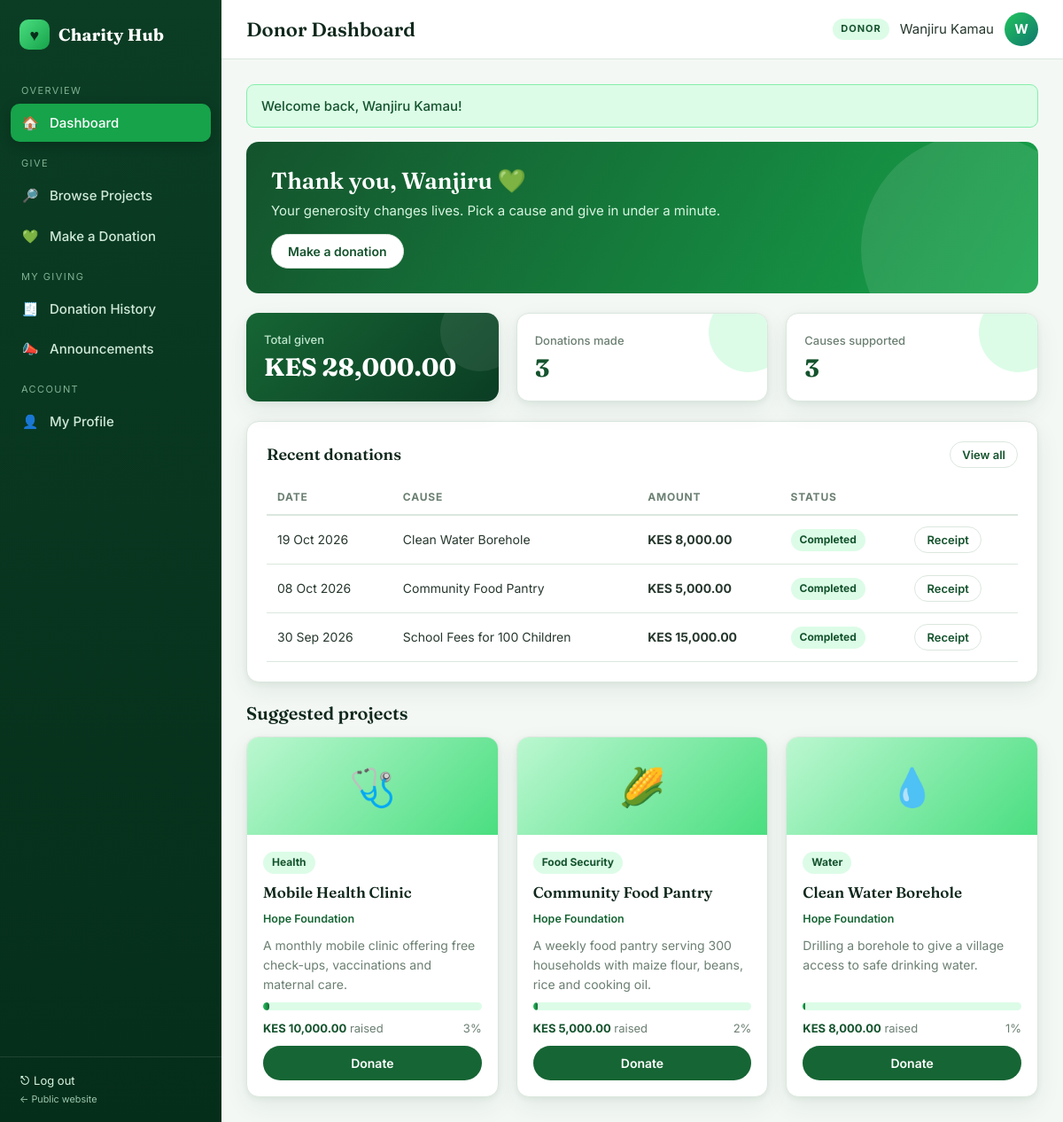
The app's page /donor/dashboard.php (signed in) with its own data.
### tables this page shows
CREATE TABLE donations (
  donation_id INT AUTO_INCREMENT PRIMARY KEY,
  donor_id INT NOT NULL,
  org_id INT NOT NULL,
  project_id INT NULL,
  amount DECIMAL(12,2) NOT NULL,
  payment_method ENUM('M-Pesa','Card','Bank Transfer','Cash') NOT NULL DEFAULT 'M-Pesa',
  reference VARCHAR(40) NOT NULL,
  message VARCHAR(255) NULL,
  anonymous TINYINT(1) NOT NULL DEFAULT 0,
  status ENUM('COMPLETED','PENDING') NOT NULL DEFAULT 'COMPLETED',
  created_at TIMESTAMP DEFAULT CURRENT_TIMESTAMP,
  FOREIGN KEY (donor_id) REFERENCES users(user_id) ON DELETE CASCADE,
  FOREIGN KEY (org_id) REFERENCES organizations(org_id) ON DELETE CASCADE,
  FOREIGN KEY (project_id) REFERENCES projects(project_id) ON DELETE SET NULL
);

CREATE TABLE projects (
  project_id INT AUTO_INCREMENT PRIMARY KEY,
  org_id INT NOT NULL,
  title VARCHAR(200) NOT NULL,
  description TEXT NOT NULL,
  category VARCHAR(60) NOT NULL DEFAULT 'General',
  target_amount DECIMAL(12,2) NOT NULL DEFAULT 0,
  start_date DATE NULL,
  end_date DATE NULL,
  status ENUM('PLANNED','ONGOING','COMPLETED','ON_HOLD') NOT NULL DEFAULT 'ONGOING',
  created_at TIMESTAMP DEFAULT CURRENT_TIMESTAMP,
  FOREIGN KEY (org_id) REFERENCES organizations(org_id) ON DELETE CASCADE
);

CREATE TABLE organizations (
  org_id INT AUTO_INCREMENT PRIMARY KEY,
  user_id INT NOT NULL,
  organization_name VARCHAR(200) NOT NULL,
  description TEXT NULL,
  location VARCHAR(150) NULL,
  verification_status ENUM('PENDING','VERIFIED','REJECTED') NOT NULL DEFAULT 'PENDING',
  created_at TIMESTAMP DEFAULT CURRENT_TIMESTAMP,
  FOREIGN KEY (user_id) REFERENCES users(user_id) ON DELETE CASCADE
);

### donor/dashboard.php (the view, shortened to what this page needs)
<?php
require_once __DIR__ . '/../includes/bootstrap.php';
$id = current_user()['id'];
$tot = db_val("SELECT COALESCE(SUM(amount),0) FROM donations WHERE donor_id=? AND status='COMPLETED'", [$id]);
$cnt = db_val("SELECT COUNT(*) FROM donations WHERE donor_id=?", [$id]);
$causes = db_val("SELECT COUNT(DISTINCT COALESCE(project_id, -org_id)) FROM donations WHERE donor_id=?", [$id]);
$recent = db_all("SELECT d.*, o.organization_name, p.title FROM donations d JOIN organizations o ON o.org_id=d.org_id LEFT JOIN projects p ON p.project_id=d.project_id WHERE d.donor_id=? ORDER BY d.created_at DESC LIMIT 5", [$id]);
$feat = db_all("SELECT p.*, o.organization_name, (SELECT COALESCE(SUM(amount),0) FROM donations d WHERE d.project_id=p.project_id AND d.status='COMPLETED') raised FROM projects p JOIN organizations o ON o.org_id=p.org_id WHERE o.verification_status='VERIFIED' AND p.status IN ('ONGOING','PLANNED') ORDER BY RAND() LIMIT 3");
include __DIR__ . '/../includes/header.php';
?>
<div class="hero-banner"><h2>Thank you, <?= e(explode(' ', current_user()['name'])[0]) ?> 💚</h2><p>Your generosity changes lives. Pick a cause and give in under a minute.</p>
  <p style="margin-top:14px"><a class="btn btn-light" href="<?= url('donor/donate.php') ?>">Make a donation</a></p></div>
<div class="grid grid-3" style="margin-bottom:22px">
  <div class="stat dark"><div class="label">Total given</div><div class="value"><?= money($tot) ?></div></div>
  <div class="stat"><div class="label">Donations made</div><div class="value"><?= (int)$cnt ?></div></div>
  <div class="stat"><div class="label">Causes supported</div><div class="value"><?= (int)$causes ?></div></div>
</div>
<div class="card"><h2>Recent donations <a class="btn btn-sm btn-light" href="<?= url('donor/history.php') ?>">View all</a></h2><div class="table-wrap"><table><thead><tr><th>Date</th><th>Cause</th><th>Amount</th><th>Status</th><th></th></tr></thead><tbody>
<?php foreach ($recent as $d): ?><tr><td><?= fdate($d['created_at']) ?></td><td><?= e($d['title'] ?: $d['organization_name'] . ' (general)') ?></td><td><b><?= money($d['amount']) ?></b></td><td><?= status_badge($d['status']) ?></td><td><a class="btn btn-sm btn-light" href="<?= url('donor/receipt.php?id=' . $d['donation_id']) ?>">Receipt</a></td></tr>
<?php endforeach; if (!$recent): ?><tr><td colspan="5" class="empty">You haven't donated yet. Start with a project below 👇</td></tr><?php endif; ?></tbody></table></div></div>
<h3 style="font:600 20px var(--serif);margin:6px 0 14px">Suggested projects</h3>
<div class="grid grid-3"><?php foreach ($feat as $p): include __DIR__ . '/_pcard.php'; endforeach; ?></div>
<?php include __DIR__ . '/../includes/footer.php';

### includes/bootstrap.php (shortened to what this page needs)
<?php
require_once ROOT_PATH . '/config/db.php';
function e($v) { return htmlspecialchars((string)($v ?? ''), ENT_QUOTES, 'UTF-8'); }
function url($path = '') { return BASE_URL . '/' . ltrim($path, '/'); }
function money($n) { return 'KES ' . number_format((float)$n, 2); }
function fdate($d, $fmt = 'd M Y') { return $d ? date($fmt, strtotime($d)) : '—'; }
function db_run($sql, $params = []) {
    global $conn;
    $stmt = $conn->prepare($sql);
    if ($params) {
        $types = '';
        foreach ($params as $p) $types .= is_int($p) ? 'i' : (is_float($p) ? 'd' : 's');
        $stmt->bind_param($types, ...$params);
    }
    if (!$stmt->execute()) { error_log("SQL exec error: " . $stmt->error); $stmt->close(); return false; }
    return $stmt;
}
function db_all($sql, $params = []) {
    $s = db_run($sql, $params); if (!$s) return [];
    $r = $s->get_result(); $rows = $r ? $r->fetch_all(MYSQLI_ASSOC) : []; $s->close(); return $rows;
}
function db_one($sql, $params = []) { $rows = db_all($sql, $params); return $rows[0] ?? null; }
function db_val($sql, $params = [], $default = 0) {
    $row = db_one($sql, $params); if (!$row) return $default;
    $v = array_values($row)[0]; return $v ?? $default;
}
function current_user() { return $_SESSION['user'] ?? null; }
function status_badge($s) {
    $map = ['ACTIVE'=>'ok','VERIFIED'=>'ok','COMPLETED'=>'ok','APPROVED'=>'ok','FULFILLED'=>'ok','ONGOING'=>'info','OPEN'=>'info',
            'PENDING'=>'warn','SUBMITTED'=>'warn','PLANNED'=>'warn','SUSPENDED'=>'bad','REJECTED'=>'bad','DECLINED'=>'bad','CANCELLED'=>'bad','ON_HOLD'=>'warn','CLOSED'=>'muted'];
    $c = $map[strtoupper($s)] ?? 'muted';
    return '<span class="badge badge-' . $c . '">' . e(ucwords(strtolower(str_replace('_', ' ', $s)))) . '</span>';
}

### donor/_pcard.php
<?php
$icons = ['Education'=>'📚','Food Security'=>'🌽','Health'=>'🩺','Water'=>'💧','Environment'=>'🌱','Shelter'=>'🏠','General'=>'💚'];
$pct = $p['target_amount'] > 0 ? min(100, round($p['raised'] / $p['target_amount'] * 100)) : 0; ?>
<div class="pcard"><div class="pimg"><?= $icons[$p['category']] ?? '💚' ?></div><div class="pbody">
  <div><span class="chip"><?= e($p['category']) ?></span></div><h3><?= e($p['title']) ?></h3>
  <small style="color:var(--g-700);font-weight:600"><?= e($p['organization_name']) ?></small>
  <p style="color:var(--muted);font-size:14px;flex:1"><?= e(mb_strimwidth($p['description'], 0, 100, '…')) ?></p>
  <div class="progress"><span style="width:<?= $pct ?>%"></span></div>
  <div class="meta"><span><b><?= money($p['raised']) ?></b> raised</span><span><?= $pct ?>%</span></div>
  <a class="btn btn-block" href="<?= url('donor/donate.php?project=' . (int)$p['project_id']) ?>">Donate</a></div></div>

### assets/css/app.css (style rules this page uses)
:root { --g-950:#052e1a; --g-900:#0b3d24; --g-800:#14532d; --g-700:#166534; --g-600:#16a34a; --g-500:#22c55e; --g-400:#4ade80; --g-300:#86efac; --g-200:#bbf7d0; --g-100:#dcfce7; --g-50:#f0fdf4; --teal:#0f766e; --lime:#a3e635; --gold:#f5b942; --ink:#10281c; --text:#27382e; --muted:#6b7f72; --line:#dbe7de; --bg:#f3f8f4; --white:#fff; --danger:#c0392b; --danger-bg:#fdecea; --warn:#8a6100; --warn-bg:#fff4d6; --info:#0b5e6b; --info-bg:#def3f6; --radius:14px; --radius-sm:9px; --shadow:0 2px 6px rgba(11,61,36,.06),0 10px 28px rgba(11,61,36,.07); --serif:'Fraunces',Georgia,'Times New Roman',serif; --sans:'Inter','Segoe UI',system-ui,-apple-system,Arial,sans-serif; }
* { box-sizing:border-box;margin:0;padding:0 }
html { scroll-behavior:smooth }
body { font-family:var(--sans);background:var(--bg);color:var(--text);line-height:1.55;font-size:15px }
a { color:var(--g-700);text-decoration:none }
h1,h2,h3,h4 { color:var(--ink);line-height:1.2 }
.btn { display:inline-flex;align-items:center;justify-content:center;gap:8px;padding:10px 18px;border-radius:999px;border:1.5px solid transparent; font:600 14px var(--sans);cursor:pointer;transition:.2s;text-decoration:none!important;background:var(--g-700);color:#fff }
.btn-light { background:#fff;color:var(--g-800);border-color:var(--line) }
.btn-sm { padding:6px 13px;font-size:13px }
.btn-block { width:100% }
.card { background:#fff;border:1px solid var(--line);border-radius:var(--radius);box-shadow:var(--shadow);padding:22px;margin-bottom:22px }
.card h2 { font:600 18px var(--serif);margin-bottom:14px;display:flex;justify-content:space-between;align-items:center;gap:10px }
.grid { display:grid;gap:20px }
.grid-3 { grid-template-columns:repeat(3,1fr) }
.stat { background:#fff;border:1px solid var(--line);border-radius:var(--radius);padding:20px;box-shadow:var(--shadow);position:relative;overflow:hidden }
.stat::after { content:"";position:absolute;right:-24px;top:-24px;width:90px;height:90px;border-radius:50%;background:var(--g-100) }
.stat .label { color:var(--muted);font-size:13px;font-weight:500;position:relative;z-index:1 }
.stat .value { font:700 28px var(--serif);color:var(--g-800);margin-top:4px;position:relative;z-index:1 }
.stat.dark { background:linear-gradient(135deg,var(--g-700),var(--g-900));border:0 }
.stat.dark::after { background:rgba(255,255,255,.08) }
.stat.dark .label,.stat.dark .sub { color:#bfe6cd }
.stat.dark .value { color:#fff }
.hero-banner { background:linear-gradient(120deg,var(--g-800),var(--g-600));color:#fff;border-radius:var(--radius);padding:28px;margin-bottom:22px;position:relative;overflow:hidden }
.hero-banner h2 { color:#fff;font:600 26px var(--serif);margin-bottom:6px }
.hero-banner p { color:#d7f5e0;max-width:620px }
.hero-banner::after { content:"";position:absolute;right:-60px;bottom:-80px;width:260px;height:260px;border-radius:50%;background:rgba(255,255,255,.1) }
.table-wrap { overflow-x:auto }
table { width:100%;border-collapse:collapse;font-size:14px }
th { text-align:left;font-size:12px;text-transform:uppercase;letter-spacing:.8px;color:var(--muted);padding:10px 12px;border-bottom:2px solid var(--line);white-space:nowrap }
td { padding:12px;border-bottom:1px solid var(--line);vertical-align:middle }
.badge { display:inline-block;padding:3px 10px;border-radius:999px;font-size:12px;font-weight:700 }
.badge-ok { background:var(--g-100);color:var(--g-800) }
.progress { height:9px;background:var(--g-100);border-radius:99px;overflow:hidden }
.progress span { display:block;height:100%;background:linear-gradient(90deg,var(--g-500),var(--g-700));border-radius:99px }
.pcard { background:#fff;border:1px solid var(--line);border-radius:var(--radius);box-shadow:var(--shadow);overflow:hidden;display:flex;flex-direction:column }
.pcard .pimg { height:110px;display:grid;place-items:center;font-size:42px;background:linear-gradient(135deg,var(--g-200),var(--g-400)) }
.pcard .pbody { padding:18px;display:flex;flex-direction:column;gap:10px;flex:1 }
.pcard h3 { font:600 17px var(--serif) }
.pcard .meta { display:flex;justify-content:space-between;font-size:13px;color:var(--muted) }
.pcard .meta b { color:var(--g-800) }
.chip { display:inline-block;background:var(--g-100);color:var(--g-800);font-size:12px;font-weight:700;padding:3px 10px;border-radius:99px }

### records on screen
donations: created_at "19 Oct 2026", project.title "Clean Water Borehole", amount "KES 8,000.00", status "Completed"
donations: created_at "08 Oct 2026", project.title "Community Food Pantry", amount "KES 5,000.00", status "Completed"
donations: created_at "30 Sep 2026", project.title "School Fees for 100 Children", amount "KES 15,000.00", status "Completed"
projects: category "🩺", category "Health", title "Mobile Health Clinic", org.organization_name "Hope Foundation", description "A monthly mobile clinic offering free check-ups, vaccinations and maternal care.", raised "KES 10,000.00", pct "3"
projects: category "🌽", category "Food Security", title "Community Food Pantry", org.organization_name "Hope Foundation", description "A weekly food pantry serving 300 households with maize flour, beans, rice and cooking oil.", raised "KES 5,000.00", pct "2"
projects: category "💧", category "Water", title "Clean Water Borehole", org.organization_name "Hope Foundation", description "Drilling a borehole to give a village access to safe drinking water.", raised "KES 8,000.00", pct "1"

### other values on screen
$it[0] "OVERVIEW"
$it[2] "🏠"
$it[0] "Dashboard"
$it[0] "GIVE"
$it[2] "🔎"
$it[0] "Browse Projects"
$it[2] "💚"
$it[0] "Make a Donation"
$it[0] "MY GIVING"
$it[2] "🧾"
$it[0] "Donation History"
$it[2] "📣"
$it[0] "Announcements"
$it[0] "ACCOUNT"
$it[2] "👤"
